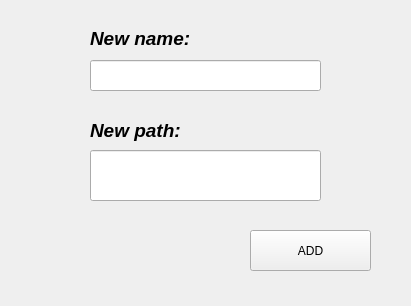
<?xml version="1.0" encoding="UTF-8"?>
<ui version="4.0">
 <class>Form</class>
 <widget class="QWidget" name="Form">
  <property name="geometry">
   <rect>
    <x>0</x>
    <y>0</y>
    <width>411</width>
    <height>306</height>
   </rect>
  </property>
  <property name="windowTitle">
   <string>Form</string>
  </property>
  <widget class="QPushButton" name="addB">
   <property name="geometry">
    <rect>
     <x>250</x>
     <y>230</y>
     <width>121</width>
     <height>41</height>
    </rect>
   </property>
   <property name="text">
    <string>ADD</string>
   </property>
  </widget>
  <widget class="QLineEdit" name="path">
   <property name="geometry">
    <rect>
     <x>90</x>
     <y>150</y>
     <width>231</width>
     <height>51</height>
    </rect>
   </property>
  </widget>
  <widget class="QLabel" name="label_2">
   <property name="geometry">
    <rect>
     <x>90</x>
     <y>120</y>
     <width>111</width>
     <height>21</height>
    </rect>
   </property>
   <property name="font">
    <font>
     <pointsize>14</pointsize>
     <weight>75</weight>
     <italic>true</italic>
     <bold>true</bold>
    </font>
   </property>
   <property name="text">
    <string>New path:</string>
   </property>
  </widget>
  <widget class="QLineEdit" name="name">
   <property name="geometry">
    <rect>
     <x>90</x>
     <y>60</y>
     <width>231</width>
     <height>31</height>
    </rect>
   </property>
  </widget>
  <widget class="QLabel" name="label">
   <property name="geometry">
    <rect>
     <x>90</x>
     <y>30</y>
     <width>111</width>
     <height>16</height>
    </rect>
   </property>
   <property name="font">
    <font>
     <pointsize>14</pointsize>
     <weight>75</weight>
     <italic>true</italic>
     <bold>true</bold>
    </font>
   </property>
   <property name="text">
    <string>New name:</string>
   </property>
  </widget>
 </widget>
 <resources/>
 <connections/>
</ui>
